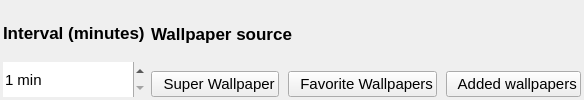
        <widget class="QFrame" name="source_n_interval_frame">
         <property name="sizePolicy">
          <sizepolicy hsizetype="Preferred" vsizetype="Preferred">
           <horstretch>0</horstretch>
           <verstretch>0</verstretch>
          </sizepolicy>
         </property>
         <property name="minimumSize">
          <size>
           <width>0</width>
           <height>85</height>
          </size>
         </property>
         <property name="font">
          <font>
           <kerning>true</kerning>
          </font>
         </property>
         <property name="frameShape">
          <enum>QFrame::Shape::NoFrame</enum>
         </property>
         <layout class="QHBoxLayout" name="horizontalLayout_5">
          <property name="spacing">
           <number>6</number>
          </property>
          <property name="leftMargin">
           <number>3</number>
          </property>
          <property name="topMargin">
           <number>6</number>
          </property>
          <property name="rightMargin">
           <number>3</number>
          </property>
          <property name="bottomMargin">
           <number>3</number>
          </property>
          <item>
           <layout class="QVBoxLayout" name="interval_v_layout">
            <property name="spacing">
             <number>3</number>
            </property>
            <property name="bottomMargin">
             <number>0</number>
            </property>
            <item>
             <widget class="QLabel" name="inverval_lable">
              <property name="font">
               <font>
                <pointsize>13</pointsize>
                <bold>true</bold>
               </font>
              </property>
              <property name="text">
               <string>Interval (minutes)</string>
              </property>
              <property name="class" stdset="0">
               <string>MainUILable</string>
              </property>
             </widget>
            </item>
            <item>
             <widget class="QSpinBox" name="interval_spinBox">
              <property name="minimumSize">
               <size>
                <width>0</width>
                <height>35</height>
               </size>
              </property>
              <property name="font">
               <font>
                <pointsize>11</pointsize>
               </font>
              </property>
              <property name="wrapping">
               <bool>false</bool>
              </property>
              <property name="frame">
               <bool>false</bool>
              </property>
              <property name="readOnly">
               <bool>false</bool>
              </property>
              <property name="suffix">
               <string> min</string>
              </property>
              <property name="minimum">
               <number>1</number>
              </property>
              <property name="maximum">
               <number>999</number>
              </property>
              <property name="singleStep">
               <number>1</number>
              </property>
             </widget>
            </item>
           </layout>
          </item>
          <item>
           <layout class="QVBoxLayout" name="source_v_layout">
            <property name="spacing">
             <number>9</number>
            </property>
            <property name="bottomMargin">
             <number>0</number>
            </property>
            <item>
             <widget class="QLabel" name="wallpaper_source_lable">
              <property name="font">
               <font>
                <pointsize>13</pointsize>
                <bold>true</bold>
               </font>
              </property>
              <property name="text">
               <string>Wallpaper source</string>
              </property>
              <property name="class" stdset="0">
               <string>MainUILable</string>
              </property>
             </widget>
            </item>
            <item>
             <layout class="QHBoxLayout" name="source_inner_h_loyout">
              <item>
               <widget class="QPushButton" name="super_wallpaper_btn">
                <property name="font">
                 <font>
                  <pointsize>11</pointsize>
                  <bold>false</bold>
                 </font>
                </property>
                <property name="cursor">
                 <cursorShape>PointingHandCursor</cursorShape>
                </property>
                <property name="layoutDirection">
                 <enum>Qt::LayoutDirection::LeftToRight</enum>
                </property>
                <property name="text">
                 <string>  Super Wallpaper</string>
                </property>
                <property name="icon">
                 <iconset resource="../scripts/ui/icons_resource.qrc">
                  <normaloff>:/icons/icons/sparkles.png</normaloff>:/icons/icons/sparkles.png</iconset>
                </property>
                <property name="iconSize">
                 <size>
                  <width>20</width>
                  <height>20</height>
                 </size>
                </property>
                <property name="class" stdset="0">
                 <string>ghost</string>
                </property>
                <property name="icon_name" stdset="0">
                 <string>sparkles</string>
                </property>
               </widget>
              </item>
              <item>
               <widget class="QPushButton" name="fvrt_wallpapers_btn">
                <property name="font">
                 <font>
                  <pointsize>11</pointsize>
                 </font>
                </property>
                <property name="cursor">
                 <cursorShape>PointingHandCursor</cursorShape>
                </property>
                <property name="text">
                 <string>  Favorite Wallpapers</string>
                </property>
                <property name="icon">
                 <iconset resource="../scripts/ui/icons_resource.qrc">
                  <normaloff>:/icons/icons/heart.png</normaloff>:/icons/icons/heart.png</iconset>
                </property>
                <property name="iconSize">
                 <size>
                  <width>20</width>
                  <height>20</height>
                 </size>
                </property>
                <property name="class" stdset="0">
                 <string>ghost</string>
                </property>
                <property name="icon_name" stdset="0">
                 <string>heart</string>
                </property>
               </widget>
              </item>
              <item>
               <widget class="QPushButton" name="added_wallpaper_btn">
                <property name="font">
                 <font>
                  <pointsize>11</pointsize>
                 </font>
                </property>
                <property name="cursor">
                 <cursorShape>PointingHandCursor</cursorShape>
                </property>
                <property name="text">
                 <string>  Added wallpapers</string>
                </property>
                <property name="icon">
                 <iconset resource="../scripts/ui/icons_resource.qrc">
                  <normaloff>:/icons/icons/circle_plus.png</normaloff>:/icons/icons/circle_plus.png</iconset>
                </property>
                <property name="iconSize">
                 <size>
                  <width>20</width>
                  <height>20</height>
                 </size>
                </property>
                <property name="class" stdset="0">
                 <string>ghost</string>
                </property>
                <property name="icon_name" stdset="0">
                 <string>circle_plus</string>
                </property>
               </widget>
              </item>
             </layout>
            </item>
           </layout>
          </item>
         </layout>
        </widget>
